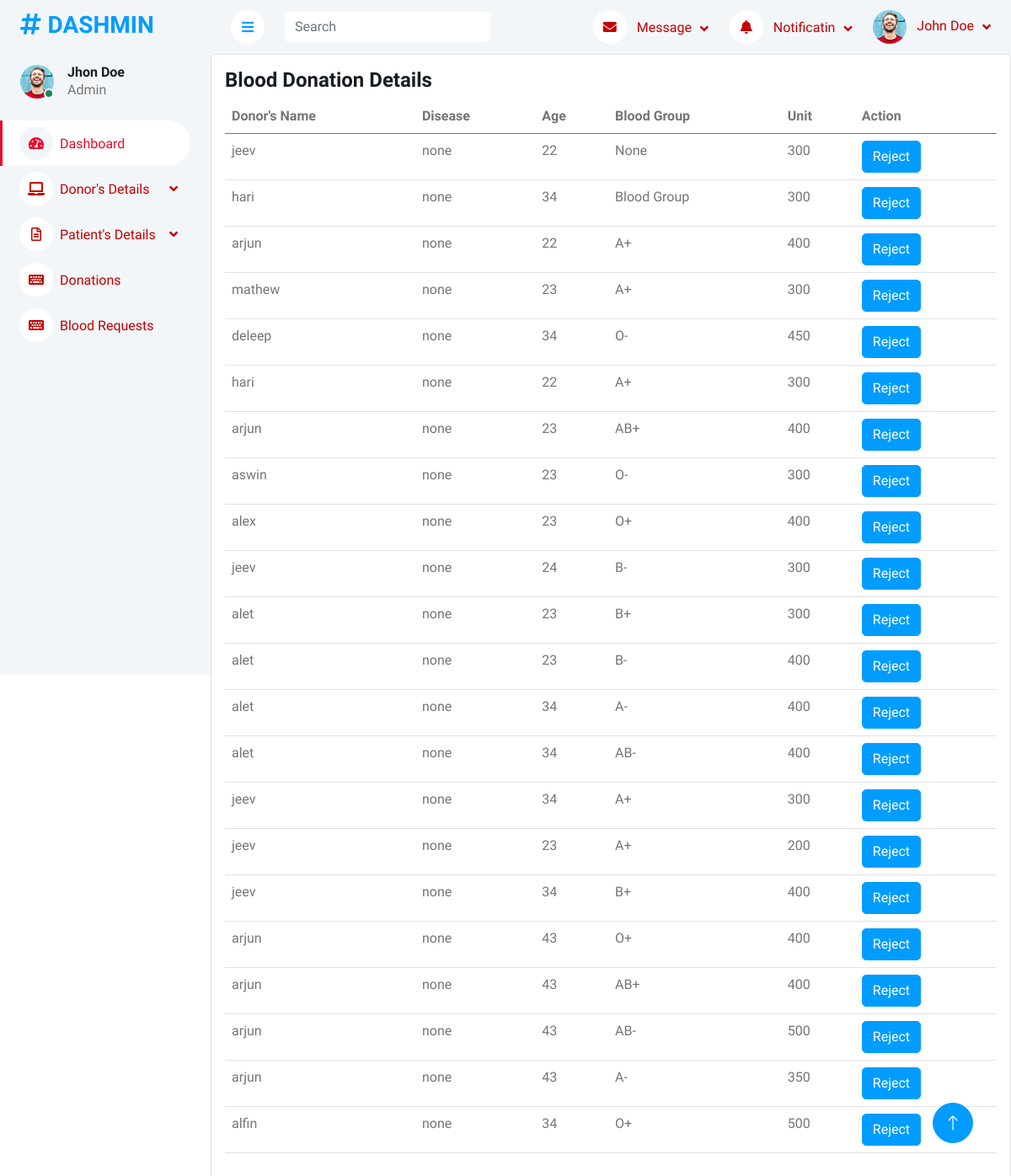
Screenshot of /backend/displaydonations/ with the database file from the repository.
### frontendd/models.py (models this page shows)
class donateblooddb(models.Model):
    donorname = models.CharField(max_length=100, null=True, blank=True)
    donorage = models.IntegerField(null=True, blank=True)
    disease = models.CharField(max_length=100, null=True, blank=True)
    bloodgroup = models.CharField(max_length=100, null=True, blank=True)
    unit = models.IntegerField(null=True, blank=True)

### backend/views.py (the view)
# urls.py: path('displaydonations/',views.displaydonations,name="displaydonations"),
def displaydonations(request):
    data =donateblooddb.objects.all()
    return render(request,"Donations.html",{'data':data})

### backend/templates/Donations.html (shortened to what this page needs)
<!DOCTYPE html>
{% extends 'index.html' %}
{% block content %}
<html lang="en">
<head>
</head>
<body>
<div class="col-lg-12 grid-margin stretch-card">
                <div class="card">
                  <div class="card-body">
                    <h4 class="card-title">Blood Donation Details</h4>
                    <div class="table-responsive">
                      <table class="table">
                        <thead>
                          <tr>
                            <th>Donor's Name</th>
                            <th>Disease</th>
                            <th>Age</th>
                              <th>Blood Group</th>
                               <th>Unit</th>
                               <th>Action</th>
                          </tr>
                        </thead>
                        <tbody>
                                  {% for d in data %}
        <tr>
            <td>{{d.donorname}}</td>
            <td>{{d.disease}}</td>
            <td>{{d.donorage}}</td>
            <td>{{d.bloodgroup}}</td>
            <td>{{d.unit}}</td>
            <td>
                 <button type="submit" class="btn btn-primary mr-2">Reject</button>
            </td>
        </tr>
        {% endfor %}
                        </tbody>
                      </table>
                    </div>
                  </div>
                </div>
              </div>
</body>
</html>
{% endblock %}

### backend/static/css/style.css (style rules this page uses)
:root { --primary: #eb0a2b; --light: #F3F6F9; --dark: #c20101; }
.btn { transition: .5s; }
.btn.btn-primary { color: #FFFFFF; }

### rows the page displays
donateblooddb: donorname "jeev", disease "none", donorage "22", bloodgroup "None", unit "300"
donateblooddb: donorname "hari", disease "none", donorage "34", bloodgroup "Blood Group", unit "300"
donateblooddb: donorname "arjun", disease "none", donorage "22", bloodgroup "A+", unit "400"
donateblooddb: donorname "mathew", disease "none", donorage "23", bloodgroup "A+", unit "300"
donateblooddb: donorname "deleep", disease "none", donorage "34", bloodgroup "O-", unit "450"
donateblooddb: donorname "hari", disease "none", donorage "22", bloodgroup "A+", unit "300"
donateblooddb: donorname "arjun", disease "none", donorage "23", bloodgroup "AB+", unit "400"
donateblooddb: donorname "aswin", disease "none", donorage "23", bloodgroup "O-", unit "300"
donateblooddb: donorname "alex", disease "none", donorage "23", bloodgroup "O+", unit "400"
donateblooddb: donorname "jeev", disease "none", donorage "24", bloodgroup "B-", unit "300"
donateblooddb: donorname "alet", disease "none", donorage "23", bloodgroup "B+", unit "300"
donateblooddb: donorname "alet", disease "none", donorage "23", bloodgroup "B-", unit "400"
donateblooddb: donorname "alet", disease "none", donorage "34", bloodgroup "A-", unit "400"
donateblooddb: donorname "alet", disease "none", donorage "34", bloodgroup "AB-", unit "400"
donateblooddb: donorname "jeev", disease "none", donorage "34", bloodgroup "A+", unit "300"
donateblooddb: donorname "jeev", disease "none", donorage "23", bloodgroup "A+", unit "200"
donateblooddb: donorname "jeev", disease "none", donorage "34", bloodgroup "B+", unit "400"
donateblooddb: donorname "arjun", disease "none", donorage "43", bloodgroup "O+", unit "400"
donateblooddb: donorname "arjun", disease "none", donorage "43", bloodgroup "AB+", unit "400"
donateblooddb: donorname "arjun", disease "none", donorage "43", bloodgroup "AB-", unit "500"
donateblooddb: donorname "arjun", disease "none", donorage "43", bloodgroup "A-", unit "350"
donateblooddb: donorname "alfin", disease "none", donorage "34", bloodgroup "O+", unit "500"
